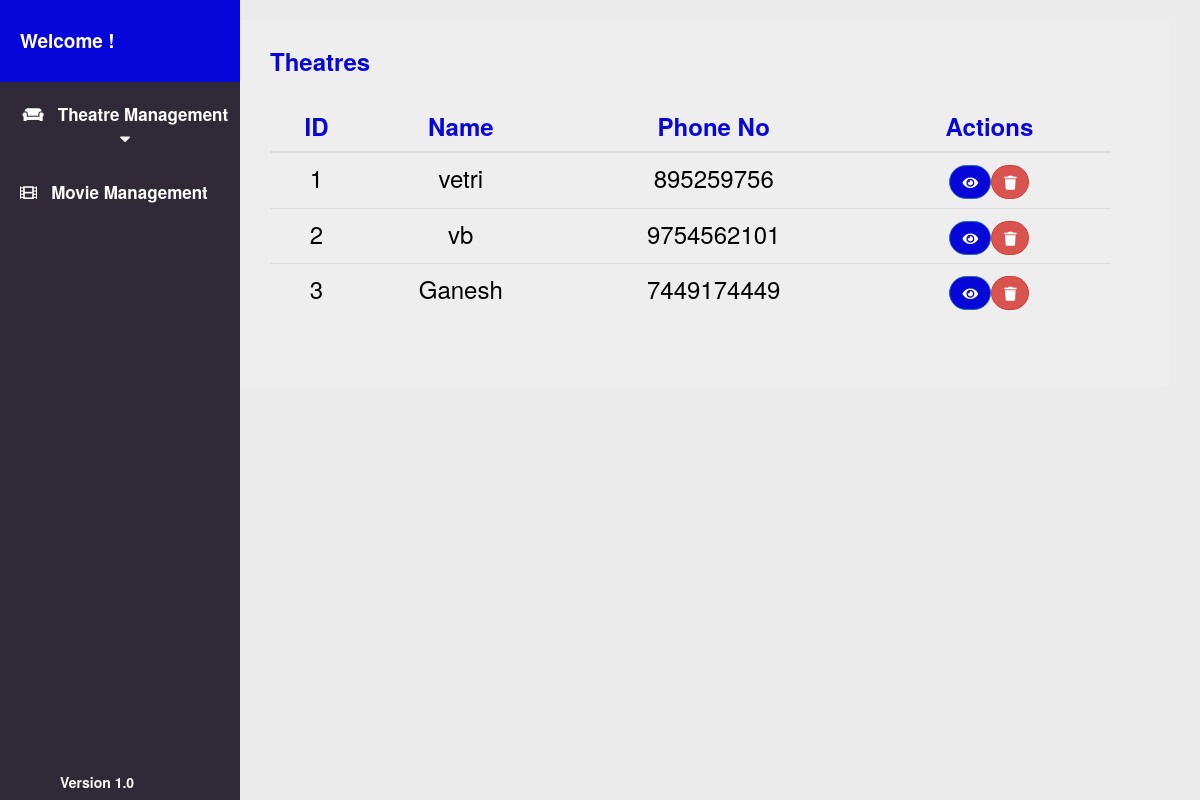
/manager/dashboard/theatre-view/ (signed in), run on the app's committed database.
### dashboard/models.py (models this page shows, shortened)
class theatre(models.Model) :
    name = models.CharField(max_length=30)
    address = models.CharField(max_length=100)
    phone = models.BigIntegerField()
    theatre_manager = models.ForeignKey(theatre_manager,related_name="theatre",on_delete=models.CASCADE)

### dashboard/views.py (the view)
# urls.py: path('theatre-view/',views.theatre_view.as_view(),name="theatre-view"),
class theatre_view(LoginRequiredMixin, PermissionRequiredMixin, ListView):
    context_object_name = 'theatre'
    model = models.theatre
    template_name = 'dashboard/theatre_view.html'
    permission_required = 'dashboard.theatre.can_view_theatre'

### dashboard/templates/dashboard/theatre_view.html (shortened to what this page needs)
{% extends 'dashboard/layout.html' %}
{% block content %}
<h3><strong>
  Theatres<br>
<br>
<table class="table table-hover">
    <thead>
      <tr>
        <th>ID</th>
        <th>Name</th>
        <th>Phone No</th>
        <th>Actions</th>
      </tr>
    </thead>
    <tbody>
      {% for th in theatre %}
      <tr>
        <td>{{ forloop.counter }}</td>
        <td>{{ th.name }}</td>
        <td>{{ th.phone }}</td>
        <td><a href="{% url 'dashboard:theatre-detail-view' pk=th.id %}"><button class="btn btn-primary"><i class="fas fa-eye"></i></button></a><a href="{% url 'dashboard:theatre-delete-view' pk=th.id %}"><button class="btn btn-danger"> <i class="fas fa-trash"></i></button></a></td>
      </tr>
      {% endfor %}
    </tbody>
  </table>
{% endblock %}

### static/css/style.css (style rules this page uses)
* { margin: 0; padding: 0; border: 0; }

### dashboard/templates/dashboard/theatre_view.html (style rules this page uses)
h3 { color : rgb(7, 7, 218); margin-top : -20px; }
td { padding: 1% !important; font-weight: 400; color : rgb(0,0,0); text-align: center; }
th { text-align: center; }
.btn-success,.btn-danger,.btn-primary { border-radius: 5rem; }
.btn-primary { background-color: rgb(7, 7, 218); }

### data on the page
theatre: name "vetri", phone "895259756"
theatre: name "vb", phone "9754562101"
theatre: name "Ganesh", phone "7449174449"
